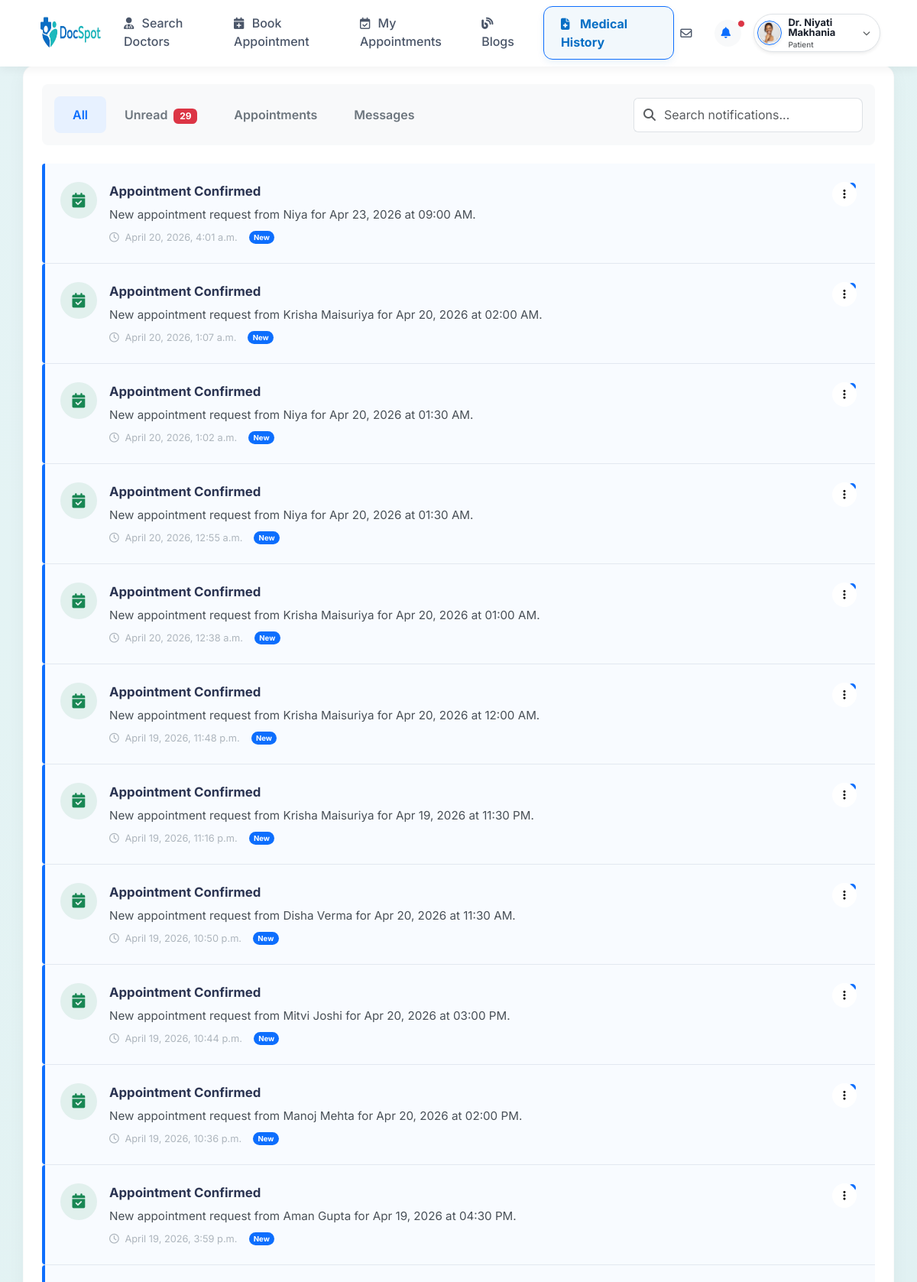
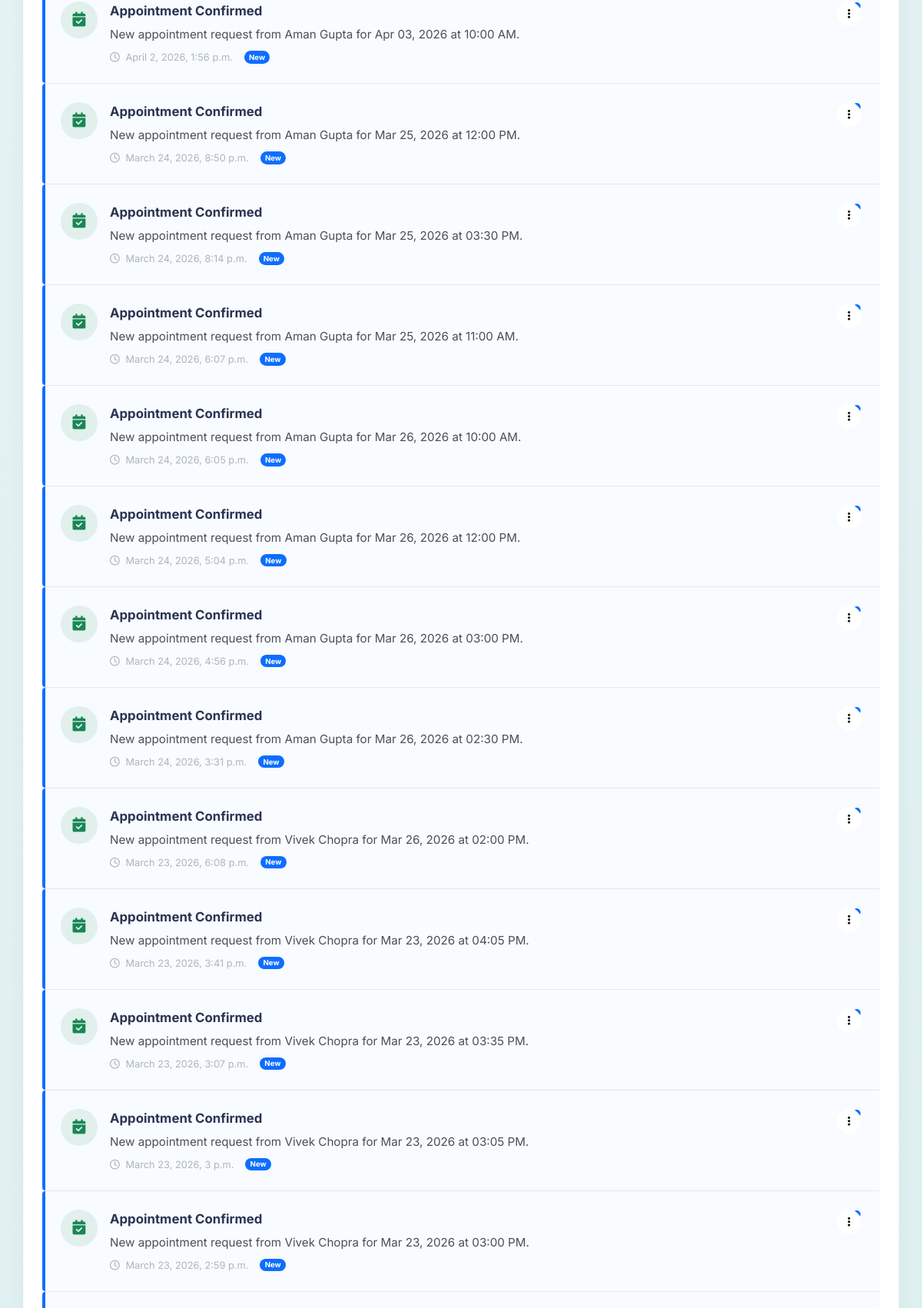
/patientMessages/ (signed in, upper part), run on the app's committed database (2 pictures, top to bottom).
### user/models.py (models this page shows, shortened)
class tblUser(models.Model):
    userID=models.AutoField(primary_key=True)
    userName=models.TextField(max_length=50)
    password=models.TextField(max_length=10)
    registrationDT=models.DateTimeField(auto_now_add=True)
    profilePic=models.ImageField(upload_to='images/')
    email=models.TextField(max_length=100)
    mobileNumber=models.TextField(max_length=15)
    cityID=models.ForeignKey(tblCity,on_delete=models.CASCADE)
    IsDoctor=models.BooleanField(default=False)
    last_seen=models.DateTimeField(null=True, blank=True)

class tblnotification(models.Model):
    notificationID=models.AutoField(primary_key=True)
    userID=models.ForeignKey(tblUser,on_delete=models.CASCADE)
    senderID=models.IntegerField(null=True, blank=True)
    message=models.TextField(max_length=500)
    createdDT=models.DateTimeField(auto_now_add=True)
    isRead=models.BooleanField(default=False)

### user/views.py (the view)
# urls.py: path('patientMessages/',views.patientMessages,name='patientMessages'),
def patientMessages(request):
    if 'user_id' not in request.session:
        return redirect('Login')
    user_id = request.session['user_id']
    notifications = tblnotification.objects.filter(userID=user_id).order_by('-createdDT')
    unread_count = notifications.filter(isRead=False).count()
    chats = tblchat.objects.filter(
        models.Q(senderID=user_id) | models.Q(receiverID=user_id)
    ).order_by('-createdDT')
    partner_ids = []
    for chat in chats:
        other_id = chat.senderID if chat.senderID != user_id else chat.receiverID
        if other_id not in partner_ids:
            partner_ids.append(other_id)
    partners_list = []
    for pid in partner_ids:
        p_user = tblUser.objects.filter(userID=pid).first()
        if p_user:
            last_msg = chats.filter(
                models.Q(senderID=pid, receiverID=user_id) |
                models.Q(senderID=user_id, receiverID=pid)
            ).first()
            partners_list.append({
                'user': p_user,
                'last_message': last_msg,
                'unread_count': chats.filter(senderID=pid, receiverID=user_id, isRead=False).count()
            })
    active_partner_id = request.GET.get('partner', '')
    data = {
        "user": tblUser.objects.filter(userID=user_id).first(),
        "notifications": notifications,
        "unread_count": unread_count,
        "partners": partners_list,
        "active_partner_id": active_partner_id,
    }
    return render(request, 'patient_messages_notifications.html', data)

### user/templates/patient_messages_notifications.html (shortened to what this page needs)
{% extends 'patient_base.html' %}
{% block content %}
  <div class="row g-4">
    <div class="col-lg-12">
      <div class="premium-card p-4">
        <div
          class="d-flex flex-wrap justify-content-between align-items-center mb-4 gap-3 bg-light p-3 rounded-3"
        >
          <ul class="nav nav-pills" id="notificationTabs" role="tablist">
            <li class="nav-item" role="presentation">
              <button
                class="nav-link active"
                id="all-tab"
                data-bs-toggle="pill"
                data-bs-target="#all"
                type="button"
                role="tab"
              >
                All
              </button>
            </li>
            <li class="nav-item" role="presentation">
              <button
                class="nav-link"
                id="unread-tab"
                data-bs-toggle="pill"
                data-bs-target="#unread"
                type="button"
                role="tab"
              >
                Unread
                <span class="badge bg-danger ms-1">{{ unread_count }}</span>
              </button>
            </li>
            <li class="nav-item" role="presentation">
              <button
                class="nav-link"
                id="appointments-tab"
                data-bs-toggle="pill"
                data-bs-target="#appointments"
                type="button"
                role="tab"
              >
                Appointments
              </button>
            </li>
            <li class="nav-item" role="presentation">
              <button
                class="nav-link"
                id="messages-tab"
                data-bs-toggle="pill"
                data-bs-target="#messages"
                type="button"
                role="tab"
              >
                Messages
              </button>
            </li>
          </ul>
          <div class="input-group" style="max-width: 300px">
            <span class="input-group-text bg-white border-end-0"
              ><i class="fa-solid fa-magnifying-glass text-muted"></i
            ></span>
            <input
              type="text"
              class="form-control border-start-0 ps-0"
              placeholder="Search notifications..."
            />
          </div>
        </div>
        <div class="tab-content" id="notificationTabsContent">
          <div class="tab-pane fade show active" id="all" role="tabpanel">
            <div class="notification-list">
              {% for notif in notifications %}
              <div
                class="notification-item {% if not notif.isRead %}unread{% endif %}"
              >
                <div class="d-flex gap-3">
                  <div
                    class="notif-icon {% if 'message' in notif.message|lower %}message{% elif 'rejected' in notif.message|lower or 'cancelled' in notif.message|lower %}alert{% else %}success{% endif %}"
                  >
                    {% if 'message' in notif.message|lower %}
                    <i class="fa-solid fa-comment-medical"></i>
                    {% elif 'rejected' in notif.message|lower or 'cancelled' in notif.message|lower %}
                    <i class="fa-solid fa-calendar-xmark"></i>
                    {% else %}
                    <i class="fa-solid fa-calendar-check"></i>
                    {% endif %}
                  </div>
                  <div class="flex-grow-1">
                    <div
                      class="d-flex justify-content-between align-items-start"
                    >
                      <div class="notif-title">
                        {% if 'message' in notif.message|lower %}Message Alert
                        {% elif 'rejected' in notif.message|lower or 'cancelled' in notif.message|lower %}Appointment Cancelled
                        {% else %}Appointment Confirmed{% endif %}
                      </div>
                      <div class="dropdown">
                        <button
                          class="btn btn-sm btn-icon-only text-muted"
                          type="button"
                          data-bs-toggle="dropdown"
                        >
                          <i class="fa-solid fa-ellipsis-vertical"></i>
                        </button>
                      </div>
                    </div>
                    <div class="notif-desc">{{ notif.message }}</div>
                    <div class="notif-meta mt-2">
                      <span><i class="fa-regular fa-clock me-1"></i> {{ notif.createdDT }}</span>
                      {% if not notif.isRead %}
                      <span class="badge bg-primary rounded-pill">New</span>
                      {% endif %}
                    </div>
                  </div>
                </div>
              </div>
              {% endfor %}
            </div>
          </div>
        </div>
      </div>
    </div>
  </div>
{% endblock %}

### user/templates/patient_base.html (shortened to what this page needs)
{% load static %}
<!doctype html>
<html lang="en">
  <head>
    <link href="{% static 'css/docspot-theme.css' %}" rel="stylesheet" />
    <link
      href="https://cdn.jsdelivr.net/npm/bootstrap@5.3.0/dist/css/bootstrap.min.css"
      rel="stylesheet"
    />
    <link
      href="https://cdnjs.cloudflare.com/ajax/libs/font-awesome/6.5.1/css/all.min.css"
      rel="stylesheet"
    />
  </head>
  <body>
    {% block header %}
    <header
      class="navbar navbar-expand-lg navbar-light top-navbar fixed-top w-100"
    >
      <div class="container-fluid px-4 px-lg-5">
        <a
          class="navbar-brand d-flex align-items-center me-0 me-sm-2"
          href="{% url 'patientDoctorsList' %}"
        >
          <img
            src="/media/images/docSpotText.png"
            alt="DocSpot"
            height="58"
            class="me-1 me-sm-2"
            style="max-width: 90px; sm:max-width: 110px;"
          />
        </a>
        <div class="collapse navbar-collapse" id="topNavbarContent">
          <ul class="navbar-nav mx-auto mb-2 mb-lg-0 gap-1">
            <li class="nav-item">
              <a class="nav-link" href="{% url 'patientDoctorsList' %}"
                ><i class="fa-solid fa-user-doctor"></i> Search Doctors</a
              >
            </li>
            <li class="nav-item">
              <a class="nav-link" href="{% url 'patientAppointments' %}"
                ><i class="fa-solid fa-calendar-plus"></i> Book Appointment</a
              >
            </li>
            <li class="nav-item">
              <a class="nav-link" href="{% url 'patientMyAppointments' %}"
                ><i class="fa-regular fa-calendar-check"></i> My Appointments</a
              >
            </li>
            <li class="nav-item">
              <a class="nav-link" href="{% url 'patientBlogs' %}">
                <i class="fa-solid fa-blog"></i> Blogs
              </a>
            </li>
            <li class="nav-item">
              <a
                class="nav-link nav-highlight"
                href="{% url 'patientMedicalHistory' %}"
                ><i class="fa-solid fa-file-medical"></i> Medical History</a
              >
            </li>
          </ul>
          <ul class="navbar-nav align-items-center gap-2 gap-sm-3 flex-row">
            <li class="nav-item">
              <a class="nav-link p-2" href="{% url 'patientMessages' %}"
                ><i class="fa-regular fa-envelope"></i
              ></a>
            </li>
            <li
              class="nav-item dropdown notification-dropdown position-relative"
            >
              <a
                class="nav-link fs-5 text-secondary p-0"
                href="#"
                id="notificationDropdownToggle"
                role="button"
                data-bs-toggle="dropdown"
                aria-expanded="false"
              >
                <div
                  class="bg-light rounded-circle d-flex align-items-center justify-content-center"
                  style="width: 35px; height: 35px"
                >
                  <i class="fa-solid fa-bell text-primary" style="font-size: 0.9rem;"></i>
                </div>
                <span
                  id="notificationDot"
                  class="position-absolute d-none top-0 start-100 translate-middle p-1 bg-danger border border-light rounded-circle"
                  style="width: 10px; height: 10px; margin-top: 5px"
                >
                </span>
              </a>
            </li>
            <li class="nav-item dropdown">
              <a
                class="nav-link d-flex align-items-center border bg-white shadow-sm transition-all"
                href="#"
                id="profileDropdown"
                role="button"
                data-bs-toggle="dropdown"
                aria-expanded="false"
                style="padding: 4px 12px 4px 4px; border-radius: 50px"
              >
                <img
                  src="{{ request.session.profilePic }}"
                  class="rounded-circle me-1 me-sm-2 object-fit-cover shadow-sm"
                  width="32"
                  height="32"
                  alt="Profile"
                  style="border: 1.5px solid var(--primary-color); padding: 1px"
                />
                <div class="d-none d-sm-flex flex-column lh-1 text-start me-2">
                  <span
                    class="fw-bold text-dark"
                    style="font-size: 13px; color: #1a202c !important"
                    >{{ request.session.user_name }}</span
                  >
                  <span class="text-muted mt-1" style="font-size: 10px"
                    >Patient</span
                  >
                </div>
                <i
                  class="fa-solid fa-chevron-down text-muted m-0 d-none d-sm-block"
                  style="font-size: 10px"
                ></i>
              </a>
            </li>
          </ul>
        </div>
      </div>
    </header>
    {% endblock %}
    <main class="main-content">
      {% block content %} {% endblock %}
    </main>
  </body>
</html>

### user/static/css/docspot-theme.css (style rules this page uses)
:root { --primary-color: #0F6DB6; --primary-dark: #0A5FA1; --secondary-color: #23B6B3; --accent-color: #3ED1C8; --background-color: #F4FAFB; --card-color: #FFFFFF; --text-color: #1E2A38; }
body { background-color: var(--background-color) !important; color: var(--text-color) !important; }
.top-navbar, .navbar { background-color: var(--card-color) !important; }
.btn-primary, .btn-secondary, .btn-success, .btn-info, .button, .btn { background-color: #0F6DB6 !important; border-color: #0F6DB6 !important; color: #ffffff !important; }
a { color: var(--primary-color); }
.text-primary { color: var(--primary-color) !important; }
.text-secondary, .text-success { color: var(--secondary-color) !important; }
.bg-primary { background-color: var(--primary-color) !important; }
.main-content, .dashboard-content-container, .dashboard-content-inner { background-color: rgba(35, 182, 179, 0.05) !important; }

### user/templates/patient_messages_notifications.html (style rules this page uses)
:root { --primary-color: #0d6efd; --secondary-color: #198754; --bg-light: #f4f7f6; --text-primary: #2b3452; --text-muted: #6c757d; --border-color: #e2e8f0; --sidebar-width: 260px; --warning-color: #ffc107; --danger-color: #dc3545; --info-color: #0dcaf0; }
.main-content { padding: 85px 30px 30px; min-height: 100vh; }
.premium-card { background: #fff; border-radius: 16px; box-shadow: 0 4px 24px rgba(0, 0, 0, 0.04); border: 1px solid rgba(0, 0, 0, 0.02); transition: transform 0.2s ease, box-shadow 0.2s ease; }
.form-control, .form-select { border-radius: 8px; border: 1px solid #dee2e6; padding: 0.6rem 1rem; }
.notification-item { padding: 1.5rem; border-bottom: 1px solid var(--border-color); transition: all 0.2s; position: relative; }
.notification-item.unread { background-color: #f8fbff; }
.notification-item.unread::before { content: ""; position: absolute; left: 0; top: 0; bottom: 0; width: 4px; background-color: var(--primary-color); border-radius: 4px 0 0 4px; }
.notif-icon { width: 48px; height: 48px; border-radius: 50%; display: flex; align-items: center; justify-content: center; font-size: 1.2rem; flex-shrink: 0; }
.notif-icon.success { background: rgba(25, 135, 84, 0.1); color: var(--secondary-color); }
.notif-title { font-weight: 600; color: var(--text-primary); font-size: 1.05rem; margin-bottom: 0.25rem; }
.unread .notif-title { font-weight: 700; }
.notif-desc { color: var(--text-muted); font-size: 0.95rem; margin-bottom: 0.5rem; }
.unread .notif-desc { color: #495057; }
.notif-meta { font-size: 0.8rem; color: #adb5bd; display: flex; align-items: center; gap: 15px; }
.nav-pills .nav-link { color: var(--text-muted); font-weight: 600; border-radius: 8px; padding: 0.75rem 1.5rem; transition: all 0.2s; }
.nav-pills .nav-link.active { background-color: #e7f1ff; color: var(--primary-color); }
.btn-icon-only { width: 32px; height: 32px; border-radius: 50%; display: flex; align-items: center; justify-content: center; border: none; background: white !important; color: black !important; transition: none; cursor: pointer; }

### data on the page
tblUser: session.user_name "Dr. Niyati Makhania"
tblnotification: shows "Appointment Confirmed", message "New appointment request from Niya for Apr 23, 2026 at 09:00 AM.", createdDT "April 20, 2026, 4:01 a.m.", isRead "New"
tblnotification: shows "Appointment Confirmed", message "New appointment request from Krisha Maisuriya for Apr 20, 2026 at 02:00 AM.", createdDT "April 20, 2026, 1:07 a.m.", isRead "New"
tblnotification: shows "Appointment Confirmed", message "New appointment request from Niya for Apr 20, 2026 at 01:30 AM.", createdDT "April 20, 2026, 1:02 a.m.", isRead "New"
tblnotification: shows "Appointment Confirmed", message "New appointment request from Niya for Apr 20, 2026 at 01:30 AM.", createdDT "April 20, 2026, 12:55 a.m.", isRead "New"
tblnotification: shows "Appointment Confirmed", message "New appointment request from Krisha Maisuriya for Apr 20, 2026 at 01:00 AM.", createdDT "April 20, 2026, 12:38 a.m.", isRead "New"
tblnotification: shows "Appointment Confirmed", message "New appointment request from Krisha Maisuriya for Apr 20, 2026 at 12:00 AM.", createdDT "April 19, 2026, 11:48 p.m.", isRead "New"
tblnotification: shows "Appointment Confirmed", message "New appointment request from Krisha Maisuriya for Apr 19, 2026 at 11:30 PM.", createdDT "April 19, 2026, 11:16 p.m.", isRead "New"
tblnotification: shows "Appointment Confirmed", message "New appointment request from Disha Verma for Apr 20, 2026 at 11:30 AM.", createdDT "April 19, 2026, 10:50 p.m.", isRead "New"
tblnotification: shows "Appointment Confirmed", message "New appointment request from Mitvi Joshi for Apr 20, 2026 at 03:00 PM.", createdDT "April 19, 2026, 10:44 p.m.", isRead "New"
tblnotification: shows "Appointment Confirmed", message "New appointment request from Manoj Mehta for Apr 20, 2026 at 02:00 PM.", createdDT "April 19, 2026, 10:36 p.m.", isRead "New"
tblnotification: shows "Appointment Confirmed", message "New appointment request from Aman Gupta for Apr 19, 2026 at 04:30 PM.", createdDT "April 19, 2026, 3:59 p.m.", isRead "New"
tblnotification: shows "Appointment Confirmed", message "New appointment request from Aman Gupta for Apr 03, 2026 at 10:00 AM.", createdDT "April 2, 2026, 1:56 p.m.", isRead "New"
tblnotification: shows "Appointment Confirmed", message "New appointment request from Aman Gupta for Mar 25, 2026 at 12:00 PM.", createdDT "March 24, 2026, 8:50 p.m.", isRead "New"
tblnotification: shows "Appointment Confirmed", message "New appointment request from Aman Gupta for Mar 25, 2026 at 03:30 PM.", createdDT "March 24, 2026, 8:14 p.m.", isRead "New"
tblnotification: shows "Appointment Confirmed", message "New appointment request from Aman Gupta for Mar 25, 2026 at 11:00 AM.", createdDT "March 24, 2026, 6:07 p.m.", isRead "New"
tblnotification: shows "Appointment Confirmed", message "New appointment request from Aman Gupta for Mar 26, 2026 at 10:00 AM.", createdDT "March 24, 2026, 6:05 p.m.", isRead "New"
tblnotification: shows "Appointment Confirmed", message "New appointment request from Aman Gupta for Mar 26, 2026 at 12:00 PM.", createdDT "March 24, 2026, 5:04 p.m.", isRead "New"
tblnotification: shows "Appointment Confirmed", message "New appointment request from Aman Gupta for Mar 26, 2026 at 03:00 PM.", createdDT "March 24, 2026, 4:56 p.m.", isRead "New"
tblnotification: shows "Appointment Confirmed", message "New appointment request from Aman Gupta for Mar 26, 2026 at 02:30 PM.", createdDT "March 24, 2026, 3:31 p.m.", isRead "New"
tblnotification: shows "Appointment Confirmed", message "New appointment request from Vivek Chopra for Mar 26, 2026 at 02:00 PM.", createdDT "March 23, 2026, 6:08 p.m.", isRead "New"
tblnotification: shows "Appointment Confirmed", message "New appointment request from Vivek Chopra for Mar 23, 2026 at 04:05 PM.", createdDT "March 23, 2026, 3:41 p.m.", isRead "New"
tblnotification: shows "Appointment Confirmed", message "New appointment request from Vivek Chopra for Mar 23, 2026 at 03:35 PM.", createdDT "March 23, 2026, 3:07 p.m.", isRead "New"
tblnotification: shows "Appointment Confirmed", message "New appointment request from Vivek Chopra for Mar 23, 2026 at 03:05 PM.", createdDT "March 23, 2026, 3 p.m.", isRead "New"
tblnotification: shows "Appointment Confirmed", message "New appointment request from Vivek Chopra for Mar 23, 2026 at 03:00 PM.", createdDT "March 23, 2026, 2:59 p.m.", isRead "New"

### other printed values
{{ unread_count }} "29"
